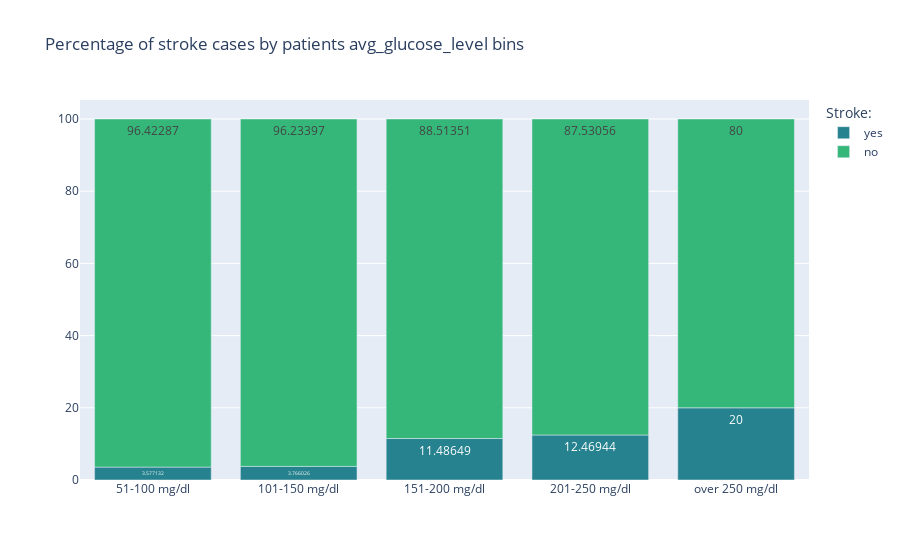

Notebook code cell kept with this figure:
### Code cell
glucose_bins_stroke_transf = glucose_bins_stroke.reset_index()
h.plot_stacked_barchart_plotly(
    glucose_bins_stroke_transf,
    "glucose_bins",
    ["yes","no"],
    "Percentage of stroke cases by patients avg_glucose_level bins",
    "Stroke:"
)

### Figure 1 — Plotly figure (JSON) as saved in the notebook; plotly's stock layout.template omitted (floating-point values rounded to 4 significant figures)
{"data": [{"alignmentgroup": "True", "hovertemplate": "variable=yes<br>glucose_bins=%{x}<br>value=%{y}<extra></extra>", "legendgroup": "yes", "marker": {"color": "#26828e", "pattern": {"shape": ""}}, "name": "yes", "offsetgroup": "yes", "orientation": "v", "showlegend": true, "textposition": "auto", "texttemplate": "%{y}", "type": "bar", "x": ["51-100 mg/dl", "101-150 mg/dl", "151-200 mg/dl", "201-250 mg/dl", "over 250 mg/dl"], "xaxis": "x", "y": [3.577, 3.766, 11.49, 12.47, 20], "yaxis": "y"}, {"alignmentgroup": "True", "hovertemplate": "variable=no<br>glucose_bins=%{x}<br>value=%{y}<extra></extra>", "legendgroup": "no", "marker": {"color": "#35b779", "pattern": {"shape": ""}}, "name": "no", "offsetgroup": "no", "orientation": "v", "showlegend": true, "textposition": "auto", "texttemplate": "%{y}", "type": "bar", "x": ["51-100 mg/dl", "101-150 mg/dl", "151-200 mg/dl", "201-250 mg/dl", "over 250 mg/dl"], "xaxis": "x", "y": [96.42, 96.23, 88.51, 87.53, 80], "yaxis": "y"}], "layout": {"barmode": "relative", "legend": {"title": {"text": "Stroke:"}, "tracegroupgap": 0}, "title": {"text": "Percentage of stroke cases by patients avg_glucose_level bins"}, "xaxis": {"anchor": "y", "domain": [0, 1], "title": {"text": ""}}, "yaxis": {"anchor": "x", "domain": [0, 1], "title": {"text": ""}}}}
